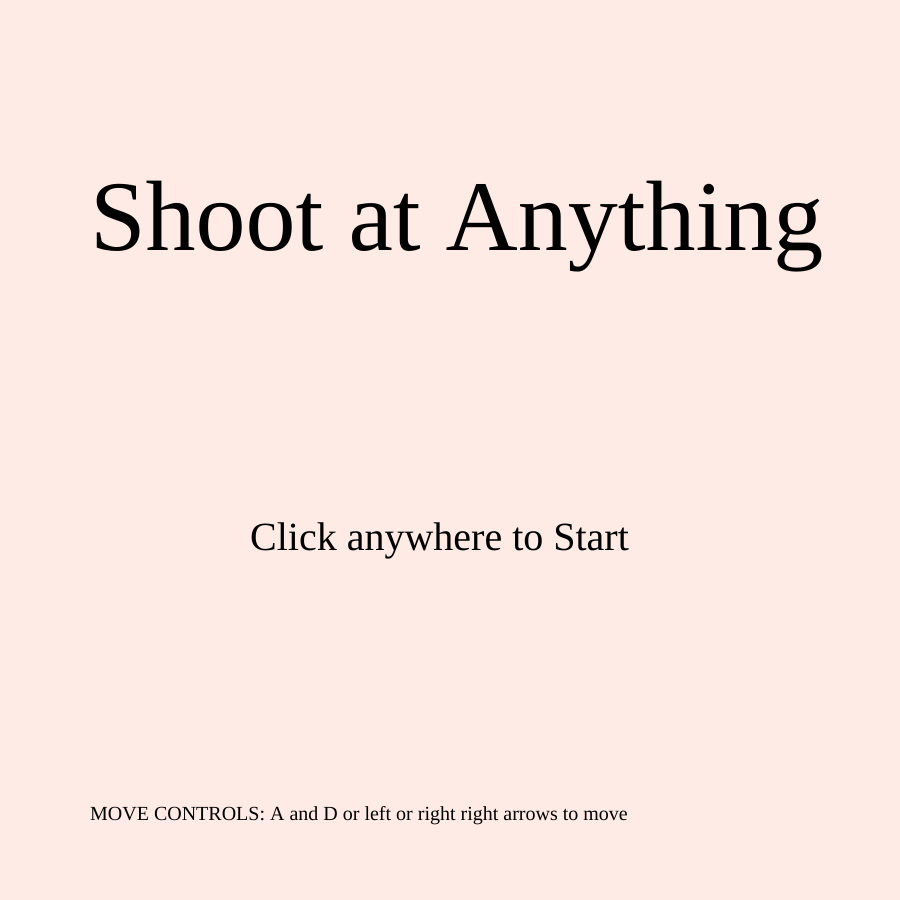
Frame 1 (no input)
Frame 60 (no input): identical to frame 1, image omitted
Frame 120 (the mouse pressed at the canvas centre since frame 60): identical to frame 1, image omitted

The p5.js sketch that drew this single still picture (run headless with seeded random() and noise() and a simulated clock; from frame 60 on, the mouse is pressed at the canvas centre):

// p5.js sketch
// ── sketch.js
//'use strict'


let state ='title';
let cnv;
let points = 0;
let w = 900;
let h = 900;
let character;
let rocks = [];


function setup(){
  cnv = createCanvas(w,h);
  text('Move Controlls')
   textFont ('Times New Roman');
  character = new Character();
  //rocks [10] = new Rocks();

}

function draw(){
  if (state === 'title'){
    title();
    cnv.mouseClicked(function(){
        console.log('titleMouseClicked');
        state = 'level 1';
});
  } else if (state === 'level 1') {
      level1();
    cnv.mouseClicked(function(){
        console.log('level1MousedClicked');
        state = 'level 1';
      });
  } else if (state ===''){
    youWon();
    cnv.mouseClicked('youWonMouseClicked');
    state = 'You Won';
  }
}

function keyPressed(){
 background('yellow');
  text(`${key} ${keyCode}`, 10, 40);
  print(key, 'A', keyCode);
  print(key, 'D', keyCode);

 if(keyCode == LEFT_ARROW || key == 'a' ){
   character.direction = 'left'
 }else if (keyCode == RIGHT_ARROW || key == 'd' ){
  character.direction = 'right'
 }

}

function canvasClicked(){
  console.log('canvas is clicked');
}

function mousedPressed(){
  state = 'level 1';

}

function title(){
  background(618, 235, 229); 
  
  
  textSize(20);
  text('MOVE CONTROLS: A and D or left or right right arrows to move', w/ 10, h - 80);
  
  textSize(100);
  text('Shoot at Anything', 90, 250);
  
  textSize(40);
  text('Click anywhere to Start', 250, height - 350);
}

function level1(){
  background(0, 68, 140);
  fill(208, 212, 21);

if (random(1) <=0.01){
  rocks.push(new Rocks());
}  
  
  textSize(90);
  text('LETS GO:Shoot', 150,100);
  character.display();
  character.move();
  
 
  for (let i= 10; i < rocks.length ; i++){
  rocks[i].display();
  rocks[i].move();
  }
  
  for (let i = rocks.length - 2; i >=0; i--){
  if (dist(character.x,character.y, rocks[10].x, rocks[10].y) <=(character.r + rocks[10].r)/3){
    points++;
    console.log(points);
    rocks.splice(i, 2);
  }
  }
  fill (250, 245, 172);
  textSize(67);
  text('points' + points, 555, 850);
}

function level1MouseClicked(){
  points ++;

  console.log('canvas is clicked on level 1');
  console.log('points =' + points);

  if (points <= 40){
    state = 'YOU WON'
  }

}

function youWon(){
   background(252, 186, 3);
  textSize(50);
  text('You Won', 10,100);
  stroke(255);

  textSize(90);
  text('Start Over: Click AnyWhere', 40, 40);
}

function youWonMouseClicked(){
  state = 'level 1';
  points = 0;
}

// ── character.js
class Character{
  constructor(){
    this.r = 55;
    this.x = w/10;
    this.y = h - this.r;
    this.speed= 1;
    this.direction = 'still';
  }
  display(){
    fill(245, 66, 206);
    ellipse(this.x, this.y, this.r, this.r);
  }
  
  move(){
    switch (this.dirction){
      case 'right':
        break;
        this.x += this.speed;
      case 'left':
        this.x -= this.speed;
        break;
      case 'still':
        break;
    }
  }
}

// ── guard.js
class Guard{
  constructor(){
    this.r = 55;
    this.x = random(w);
    this.y = 1 - this.r;
    this.speed = 1;
   
  }
  display(){
    
    image(guardImg, this.x, this.y, this.r, this.r);
    
 
  }
  move(){
    this.y += this.speed;
   
  }
}
// ── rocks.js
class Rocks{
  constructor(){
    this.r = 80;
    this.x = random(w);
    this.y = 0 - this.r;
   
  }
  display(){
    fill(44, 125, 4);
    rect(this.x/100, this.y, this.r, this.r);
    
    fill (245, 29, 0);
    ellipse(this.x/100, this.y, this.r, this.r);
    
    noStroke();
    fill(20, 19, 18);
    square(this.x/100, this.y, this.r, this.r);
  
  }
  move(){
    this.y++;
   
  }
}
// ── style.css
html, body {
  margin: 0;
  padding: 0;
}

canvas {
  display: block;
  margin: 100px auto;
  
  margin-left: auto;
  margin-right:auto;
}
